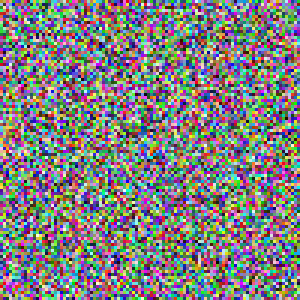
#> input picture unit-1/lesson-5/images/img-rand.png, 100 x 100 px (shown 3 times larger); its folder holds only this picture in this run
$ python classwork.py
#> lines starting #> are read from the running program, lines starting #| are printed output that depends on the picture
# should set up a jupyter notebook for this class
import random
from os import listdir, path
from PIL import Image

width = 100
height = 100

#
# Generate some RGB static
#
img = Image.new("RGB", (width, height), (0,0,0)) # init new image w black fill
#> img: PIL image 100x100 RGB; every value is 0

for y in range(height):
    for x in range(width):
        red = random.randrange(0, 255)
        green = random.randrange(0, 255)
        blue = random.randrange(0, 255)

        img.putpixel((x,y), (red, green, blue))
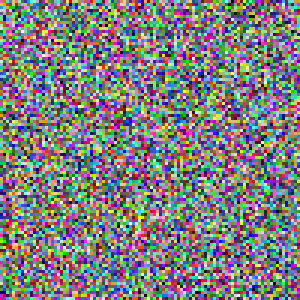
#> img: PIL image 100x100 RGB (shown 3 times larger); mean R, G, B 126.9, 126.1, 127

img.save('./img-rgb-static.png')

#
# random image choice
#

files = listdir("images")
# files.remove(".DS_Store")

random_file = random.choice(files)

img = Image.open( path.join("images",random_file) )
#> img is the input picture: PIL image 100x100 RGB; mean R, G, B 128.1, 127, 127.4
